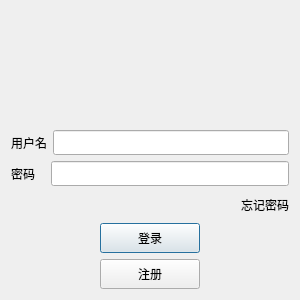
<?xml version="1.0" encoding="UTF-8"?>
<ui version="4.0">
 <class>LoginDialog</class>
 <widget class="QDialog" name="LoginDialog">
  <property name="enabled">
   <bool>true</bool>
  </property>
  <property name="geometry">
   <rect>
    <x>0</x>
    <y>0</y>
    <width>300</width>
    <height>300</height>
   </rect>
  </property>
  <property name="minimumSize">
   <size>
    <width>300</width>
    <height>300</height>
   </size>
  </property>
  <property name="maximumSize">
   <size>
    <width>300</width>
    <height>500</height>
   </size>
  </property>
  <property name="windowTitle">
   <string>登录</string>
  </property>
  <property name="autoFillBackground">
   <bool>false</bool>
  </property>
  <layout class="QVBoxLayout" name="verticalLayout">
   <item>
    <layout class="QVBoxLayout" name="verticalLayout_3">
     <item>
      <layout class="QVBoxLayout" name="verticalLayout_2">
       <property name="leftMargin">
        <number>0</number>
       </property>
       <property name="topMargin">
        <number>0</number>
       </property>
       <item>
        <spacer name="verticalSpacer_2">
         <property name="orientation">
          <enum>Qt::Vertical</enum>
         </property>
         <property name="sizeHint" stdset="0">
          <size>
           <width>20</width>
           <height>40</height>
          </size>
         </property>
        </spacer>
       </item>
       <item>
        <widget class="QLabel" name="label">
         <property name="text">
          <string/>
         </property>
         <property name="pixmap">
          <pixmap resource="rc.qrc">:/1.png</pixmap>
         </property>
         <property name="alignment">
          <set>Qt::AlignCenter</set>
         </property>
        </widget>
       </item>
       <item>
        <layout class="QHBoxLayout" name="horizontalLayout_2">
         <item>
          <widget class="QLabel" name="user_label">
           <property name="minimumSize">
            <size>
             <width>0</width>
             <height>25</height>
            </size>
           </property>
           <property name="maximumSize">
            <size>
             <width>16777215</width>
             <height>25</height>
            </size>
           </property>
           <property name="layoutDirection">
            <enum>Qt::LeftToRight</enum>
           </property>
           <property name="text">
            <string>用户名</string>
           </property>
          </widget>
         </item>
         <item>
          <widget class="QLineEdit" name="user_edit">
           <property name="minimumSize">
            <size>
             <width>0</width>
             <height>25</height>
            </size>
           </property>
           <property name="maximumSize">
            <size>
             <width>16777215</width>
             <height>25</height>
            </size>
           </property>
          </widget>
         </item>
        </layout>
       </item>
      </layout>
     </item>
     <item>
      <layout class="QHBoxLayout" name="horizontalLayout_3">
       <item>
        <widget class="QLabel" name="pass_label">
         <property name="minimumSize">
          <size>
           <width>0</width>
           <height>25</height>
          </size>
         </property>
         <property name="maximumSize">
          <size>
           <width>16777215</width>
           <height>25</height>
          </size>
         </property>
         <property name="sizeIncrement">
          <size>
           <width>0</width>
           <height>25</height>
          </size>
         </property>
         <property name="text">
          <string>密码   </string>
         </property>
        </widget>
       </item>
       <item>
        <widget class="QLineEdit" name="pass_edit">
         <property name="minimumSize">
          <size>
           <width>0</width>
           <height>25</height>
          </size>
         </property>
         <property name="maximumSize">
          <size>
           <width>16777215</width>
           <height>25</height>
          </size>
         </property>
        </widget>
       </item>
      </layout>
     </item>
     <item>
      <layout class="QHBoxLayout" name="horizontalLayout_4">
       <item>
        <spacer name="forget_spac">
         <property name="orientation">
          <enum>Qt::Horizontal</enum>
         </property>
         <property name="sizeHint" stdset="0">
          <size>
           <width>40</width>
           <height>20</height>
          </size>
         </property>
        </spacer>
       </item>
       <item>
        <widget class="QLabel" name="forget_label">
         <property name="minimumSize">
          <size>
           <width>0</width>
           <height>25</height>
          </size>
         </property>
         <property name="maximumSize">
          <size>
           <width>16777215</width>
           <height>25</height>
          </size>
         </property>
         <property name="text">
          <string>忘记密码</string>
         </property>
        </widget>
       </item>
      </layout>
     </item>
     <item>
      <layout class="QHBoxLayout" name="horizontalLayout_5">
       <item>
        <spacer name="horizontalSpacer">
         <property name="orientation">
          <enum>Qt::Horizontal</enum>
         </property>
         <property name="sizeHint" stdset="0">
          <size>
           <width>40</width>
           <height>20</height>
          </size>
         </property>
        </spacer>
       </item>
       <item>
        <widget class="QPushButton" name="login_button">
         <property name="minimumSize">
          <size>
           <width>100</width>
           <height>30</height>
          </size>
         </property>
         <property name="text">
          <string>登录</string>
         </property>
        </widget>
       </item>
       <item>
        <spacer name="horizontalSpacer_2">
         <property name="orientation">
          <enum>Qt::Horizontal</enum>
         </property>
         <property name="sizeHint" stdset="0">
          <size>
           <width>40</width>
           <height>20</height>
          </size>
         </property>
        </spacer>
       </item>
      </layout>
     </item>
     <item>
      <layout class="QHBoxLayout" name="horizontalLayout_6">
       <item>
        <spacer name="horizontalSpacer_3">
         <property name="orientation">
          <enum>Qt::Horizontal</enum>
         </property>
         <property name="sizeHint" stdset="0">
          <size>
           <width>40</width>
           <height>20</height>
          </size>
         </property>
        </spacer>
       </item>
       <item>
        <widget class="QPushButton" name="reg_button">
         <property name="minimumSize">
          <size>
           <width>100</width>
           <height>30</height>
          </size>
         </property>
         <property name="text">
          <string>注册</string>
         </property>
        </widget>
       </item>
       <item>
        <spacer name="horizontalSpacer_4">
         <property name="orientation">
          <enum>Qt::Horizontal</enum>
         </property>
         <property name="sizeHint" stdset="0">
          <size>
           <width>40</width>
           <height>20</height>
          </size>
         </property>
        </spacer>
       </item>
      </layout>
     </item>
    </layout>
   </item>
  </layout>
 </widget>
 <resources>
  <include location="rc.qrc"/>
 </resources>
 <connections/>
</ui>
